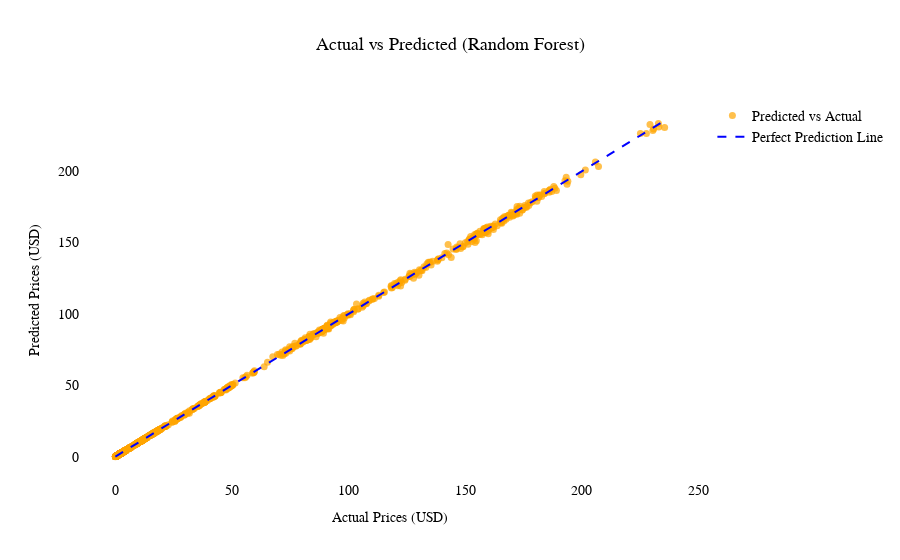

Notebook code for this chart:
### Code cell
# Create scatter plot for actual vs predicted
fig = go.Figure()

# Add Actual vs Predicted scatter plot
fig.add_trace(go.Scatter(
    x=y_test, 
    y=y_pred_rf, 
    mode='markers', 
    name='Predicted vs Actual',
    marker=dict(color='orange', size=7, opacity=0.7)
))

# Add a diagonal line for perfect predictions
fig.add_trace(go.Scatter(
    x=[min(y_test), max(y_test)], 
    y=[min(y_test), max(y_test)], 
    mode='lines', 
    name='Perfect Prediction Line',
    line=dict(color='blue', dash='dash')
))

# Enhance the layout
fig.update_layout(
    title='Actual vs Predicted (Random Forest)',
    title_x=0.5,
    title_font=dict(size=18, family="Arial, sans-serif", color="black"),
    xaxis_title='Actual Prices (USD)',
    yaxis_title='Predicted Prices (USD)',
    font=dict(family="Arial, sans-serif", size=14, color="black"),
    plot_bgcolor="white",
    xaxis=dict(title_font=dict(size=14)),
    yaxis=dict(title_font=dict(size=14)),
    showlegend=True
)

# Show the interactive plot
fig.show()

### Figure 1 — Plotly figure (JSON) as saved in the notebook; plotly's stock layout.template omitted (floating-point values rounded to 4 significant figures; data arrays with more than 128 entries replaced by an {"elided": "..."} marker saying what was removed)
{"data": [{"marker": {"color": "orange", "opacity": 0.7, "size": 7}, "mode": "markers", "name": "Predicted vs Actual", "type": "scatter", "x": {"elided": "1398 float values"}, "y": {"elided": "1398 float values"}}, {"line": {"color": "blue", "dash": "dash"}, "mode": "lines", "name": "Perfect Prediction Line", "type": "scatter", "x": [0.07552, 235.4], "y": [0.07552, 235.4]}], "layout": {"autosize": true, "font": {"color": "black", "family": "Arial, sans-serif", "size": 14}, "plot_bgcolor": "white", "showlegend": true, "title": {"font": {"color": "black", "family": "Arial, sans-serif", "size": 18}, "text": "Actual vs Predicted (Random Forest)", "x": 0.5}, "xaxis": {"autorange": true, "range": [-15.75, 251.2], "title": {"font": {"size": 14}, "text": "Actual Prices (USD)"}, "type": "linear"}, "yaxis": {"autorange": true, "range": [-20.3, 253.9], "title": {"font": {"size": 14}, "text": "Predicted Prices (USD)"}, "type": "linear"}}}
